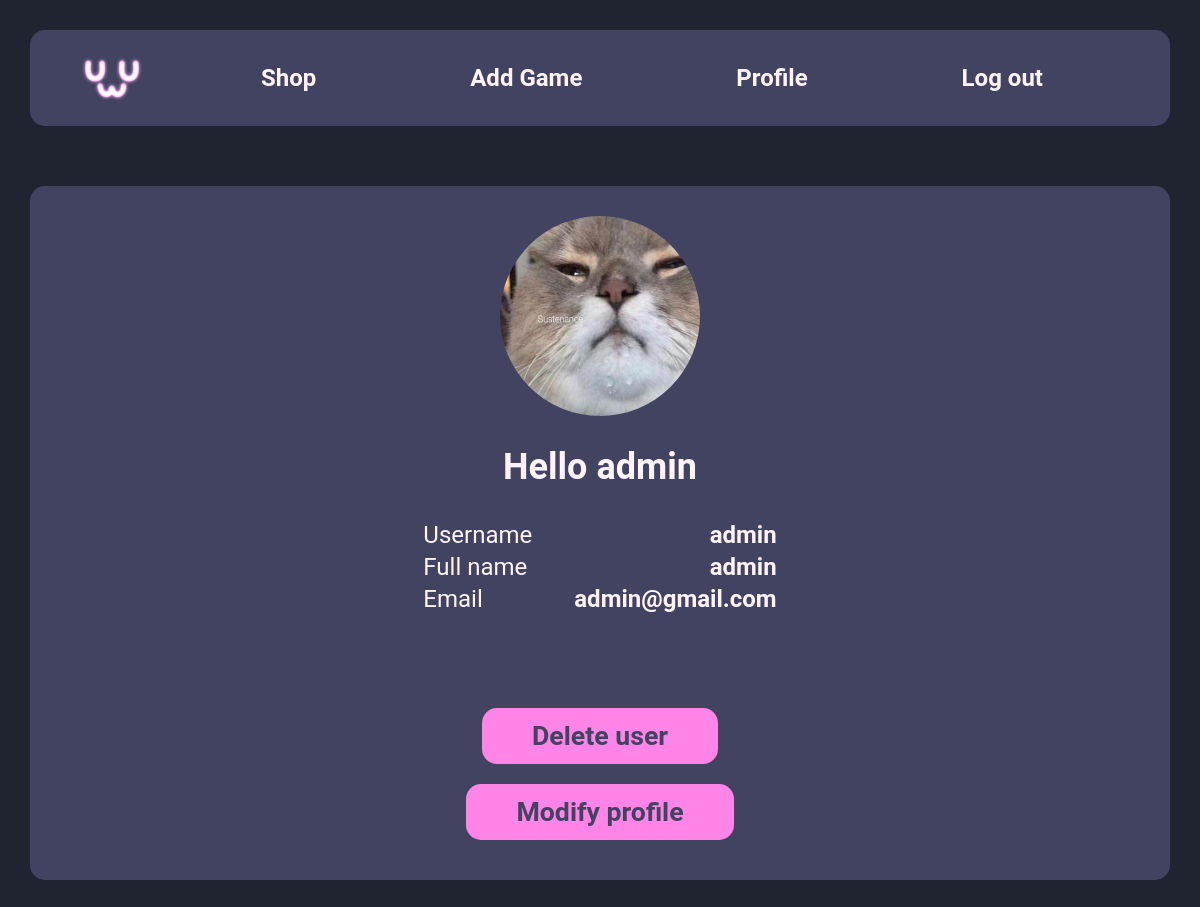
The app's page /public/profile.php (signed in) with its own data.
### tables this page shows
CREATE TABLE `users` (
  `usersId` int(11) NOT NULL,
  `usersName` varchar(128) NOT NULL,
  `usersEmail` varchar(128) NOT NULL,
  `usersUid` varchar(128) NOT NULL,
  `usersPwd` varchar(128) NOT NULL
);

### public/profile.php (called while the page is built)
<?php
    require_once __DIR__ . '/../db/dbh.php';
    require_once __DIR__ . '/../model/profileModel.php';
    require_once __DIR__ . '/../view/profileView.php';

### model/profileModel.php (called while the page is built, shortened)
<?php
    $sql = "SELECT usersId, usersName, usersEmail, usersUid, usersPwd FROM users WHERE usersUid = :uid;";
    $sth = $dbh->prepare($sql);
    $sth->execute(array(':uid' => $_SESSION["useruid"]));
    $resultData = ($sth->fetchAll())[0];

### view/profileView.php (the view)
 <?php include_once 'headerView.php'; ?>
    <div class="wrapper">
        <section class="profileSection">
            <?php
                if(file_exists("assets/img/upload/avatar/avatar" . $_SESSION["userid"] . ".png")) {
                   $image = "assets/img/upload/avatar/avatar" . $_SESSION["userid"] . ".png";
                }
                else {
                    $image = "assets/img/upload/avatar/avatarDefault.png";
                }
            ?>
            <img src="<?php echo($image)?>" alt="avatar" class="avatar" height="200px" width="200px">
            <?php echo("<h2>Hello " . $resultData['usersName'] . "</h2>"); ?>
            <table class="infoTable">
                <tbody>
                    <tr>
                        <td class="infoName">Username</td>
                        <td class="infoValue"><?php echo ($resultData['usersUid']); ?></td>
                    </tr>
                    <tr>
                        <td class="infoName">Full name</td>
                        <td class="infoValue"><?php echo ($resultData['usersName']); ?></td>
                    </tr>
                    <tr>
                        <td class="infoName">Email</td>
                        <td class="infoValue"><?php echo ($resultData['usersEmail']); ?></td>
                    </tr>
                </tbody>
            </table>
            <hr>
            <div class="button"><a href="./deleteUser.php">Delete user</a></div>
            <div class="button"><a href="./modifyProfile.php">Modify profile</a></div>
        </section>
    </div>
<?php include_once 'footerView.php'; ?>

### public/assets/css/style.css (style rules this page uses)
:root { --back_dark: rgb(32, 36, 48); --back_light: rgb(65, 67, 97); --purple: rgb(127, 44, 203); --pink: rgb(255, 132, 232); --pink_highlight: rgb(255, 169, 231); --highlight: rgb(255, 244, 252); }
html { background-color: var(--back_dark); font-family: 'Roboto', sans-serif; color: var(--highlight); font-size: x-large; }
body { display: flex; flex-direction: column; padding: 0%; margin: 0%; height: 100%; width: 100%; }
.wrapper { display: flex; justify-content: center; flex-direction: column; height: 100%; padding: 30px; }
.profileSection { display: flex; flex-direction: column; justify-content: center; align-items: center; background-color: var(--back_light); border-radius: 15px; padding: 30px; }
.profileSection .avatar { border-radius: 50%; }
.profileSection h2 { text-align: center; }
.profileSection .infoName { text-align: left; padding-right: 20px; }
.profileSection .infoValue { text-align: right; padding-left: 20px; font-weight: bold; }
.profileSection hr { border-color: transparent; margin: 40px 0px; }
.profileSection .button { display: flex; justify-content: center; align-items: center; background-color: var(--pink); border: none; margin: 10px 20px; width: fit-content; height: fit-content; border-radius: 15px; padding: 12px 50px; color: var(--back_light); }
.profileSection a { font-size: 20pt; text-decoration: none; font-weight: bold; color: var(--back_light); }

### records on screen
users: usersName "admin", usersUid "admin", usersEmail "admin@gmail.com"
